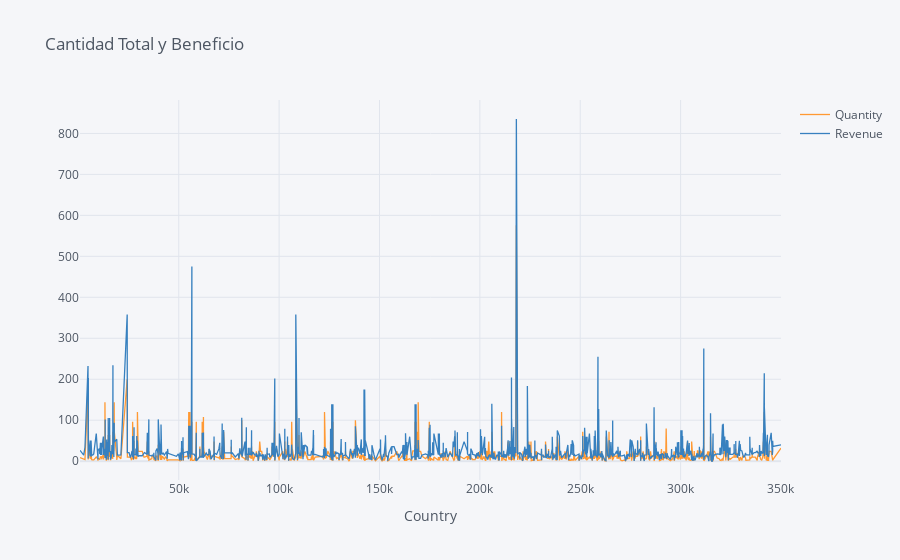

The notebook cell this image was saved under:
### Markdown cell above
## 2. Create an interactive line chart showing quantity and revenue sold to France between January 1st and May 31st 2011.

### Code cell
data=df[(df.InvoiceDate >= '2011-01-01') & (df.InvoiceDate < '2011-06-01') & (df.Country == 'France')]

data = data[['Quantity', 'Revenue']]

data.iplot(kind = 'line', xTitle='Country', title='Cantidad Total y Beneficio')

### Figure 1 — Plotly figure (JSON) as saved in the notebook; plotly's stock layout.template omitted (floating-point values rounded to 4 significant figures; data arrays with more than 128 entries replaced by an {"elided": "..."} marker saying what was removed)
{"data": [{"line": {"color": "rgba(255, 153, 51, 1.0)", "dash": "solid", "shape": "linear", "width": 1.3}, "mode": "lines", "name": "Quantity", "text": "", "type": "scatter", "x": {"elided": "2471 int values"}, "y": {"elided": "2471 int values"}}, {"line": {"color": "rgba(55, 128, 191, 1.0)", "dash": "solid", "shape": "linear", "width": 1.3}, "mode": "lines", "name": "Revenue", "text": "", "type": "scatter", "x": {"elided": "2471 int values"}, "y": {"elided": "2471 float values"}}], "layout": {"legend": {"bgcolor": "#F5F6F9", "font": {"color": "#4D5663"}}, "paper_bgcolor": "#F5F6F9", "plot_bgcolor": "#F5F6F9", "title": {"font": {"color": "#4D5663"}, "text": "Cantidad Total y Beneficio"}, "xaxis": {"gridcolor": "#E1E5ED", "showgrid": true, "tickfont": {"color": "#4D5663"}, "title": {"font": {"color": "#4D5663"}, "text": "Country"}, "zerolinecolor": "#E1E5ED"}, "yaxis": {"gridcolor": "#E1E5ED", "showgrid": true, "tickfont": {"color": "#4D5663"}, "title": {"font": {"color": "#4D5663"}, "text": ""}, "zerolinecolor": "#E1E5ED"}}}
